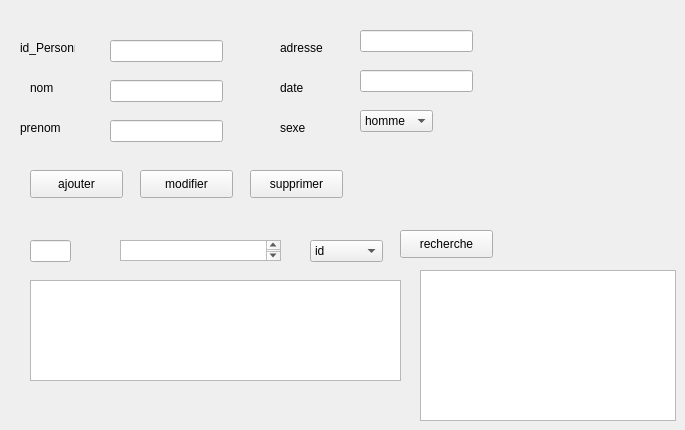
     <widget class="QWidget" name="tab_9">
      <attribute name="title">
       <string>Personnes</string>
      </attribute>
      <widget class="QLineEdit" name="id_personne">
       <property name="geometry">
        <rect>
         <x>110</x>
         <y>40</y>
         <width>113</width>
         <height>22</height>
        </rect>
       </property>
      </widget>
      <widget class="QLineEdit" name="nom_personne">
       <property name="geometry">
        <rect>
         <x>110</x>
         <y>80</y>
         <width>113</width>
         <height>22</height>
        </rect>
       </property>
      </widget>
      <widget class="QLineEdit" name="prenom_personne">
       <property name="geometry">
        <rect>
         <x>110</x>
         <y>120</y>
         <width>113</width>
         <height>22</height>
        </rect>
       </property>
      </widget>
      <widget class="QLineEdit" name="adresse_personne">
       <property name="geometry">
        <rect>
         <x>360</x>
         <y>30</y>
         <width>113</width>
         <height>22</height>
        </rect>
       </property>
      </widget>
      <widget class="QLabel" name="label_88">
       <property name="geometry">
        <rect>
         <x>20</x>
         <y>40</y>
         <width>55</width>
         <height>16</height>
        </rect>
       </property>
       <property name="text">
        <string>id_Personne</string>
       </property>
      </widget>
      <widget class="QLabel" name="label_89">
       <property name="geometry">
        <rect>
         <x>30</x>
         <y>80</y>
         <width>55</width>
         <height>16</height>
        </rect>
       </property>
       <property name="text">
        <string>nom</string>
       </property>
      </widget>
      <widget class="QLabel" name="label_90">
       <property name="geometry">
        <rect>
         <x>20</x>
         <y>120</y>
         <width>55</width>
         <height>16</height>
        </rect>
       </property>
       <property name="text">
        <string>prenom</string>
       </property>
      </widget>
      <widget class="QLabel" name="label_91">
       <property name="geometry">
        <rect>
         <x>280</x>
         <y>40</y>
         <width>55</width>
         <height>16</height>
        </rect>
       </property>
       <property name="text">
        <string>adresse</string>
       </property>
      </widget>
      <widget class="QLabel" name="label_92">
       <property name="geometry">
        <rect>
         <x>280</x>
         <y>80</y>
         <width>55</width>
         <height>16</height>
        </rect>
       </property>
       <property name="text">
        <string>date</string>
       </property>
      </widget>
      <widget class="QLabel" name="label_93">
       <property name="geometry">
        <rect>
         <x>280</x>
         <y>120</y>
         <width>55</width>
         <height>16</height>
        </rect>
       </property>
       <property name="text">
        <string>sexe</string>
       </property>
      </widget>
      <widget class="QComboBox" name="comboBox_personne">
       <property name="geometry">
        <rect>
         <x>360</x>
         <y>110</y>
         <width>73</width>
         <height>22</height>
        </rect>
       </property>
       <item>
        <property name="text">
         <string>homme</string>
        </property>
       </item>
       <item>
        <property name="text">
         <string>femme</string>
        </property>
       </item>
      </widget>
      <widget class="QTableView" name="tab_personne">
       <property name="geometry">
        <rect>
         <x>30</x>
         <y>280</y>
         <width>371</width>
         <height>101</height>
        </rect>
       </property>
      </widget>
      <widget class="QPushButton" name="ajouter_personne">
       <property name="geometry">
        <rect>
         <x>30</x>
         <y>170</y>
         <width>93</width>
         <height>28</height>
        </rect>
       </property>
       <property name="text">
        <string>ajouter</string>
       </property>
      </widget>
      <widget class="QPushButton" name="modifier_personne">
       <property name="geometry">
        <rect>
         <x>140</x>
         <y>170</y>
         <width>93</width>
         <height>28</height>
        </rect>
       </property>
       <property name="text">
        <string>modifier</string>
       </property>
      </widget>
      <widget class="QPushButton" name="supprimer_personne">
       <property name="geometry">
        <rect>
         <x>250</x>
         <y>170</y>
         <width>93</width>
         <height>28</height>
        </rect>
       </property>
       <property name="text">
        <string>supprimer</string>
       </property>
      </widget>
      <widget class="QLineEdit" name="date_personne">
       <property name="geometry">
        <rect>
         <x>360</x>
         <y>70</y>
         <width>113</width>
         <height>22</height>
        </rect>
       </property>
      </widget>
      <widget class="QPushButton" name="recherche_personne">
       <property name="geometry">
        <rect>
         <x>400</x>
         <y>230</y>
         <width>93</width>
         <height>28</height>
        </rect>
       </property>
       <property name="text">
        <string>recherche</string>
       </property>
      </widget>
      <widget class="QLineEdit" name="lineEdit">
       <property name="geometry">
        <rect>
         <x>30</x>
         <y>240</y>
         <width>41</width>
         <height>22</height>
        </rect>
       </property>
      </widget>
      <widget class="QComboBox" name="comboBox_ch_personne">
       <property name="geometry">
        <rect>
         <x>310</x>
         <y>240</y>
         <width>73</width>
         <height>22</height>
        </rect>
       </property>
       <item>
        <property name="text">
         <string>id</string>
        </property>
       </item>
       <item>
        <property name="text">
         <string>nom</string>
        </property>
       </item>
       <item>
        <property name="text">
         <string>adresse</string>
        </property>
       </item>
      </widget>
      <widget class="QPlainTextEdit" name="espace_chercher">
       <property name="geometry">
        <rect>
         <x>120</x>
         <y>240</y>
         <width>161</width>
         <height>21</height>
        </rect>
       </property>
      </widget>
      <widget class="QTableView" name="tableView_plainte">
       <property name="geometry">
        <rect>
         <x>420</x>
         <y>270</y>
         <width>256</width>
         <height>151</height>
        </rect>
       </property>
      </widget>
     </widget>
